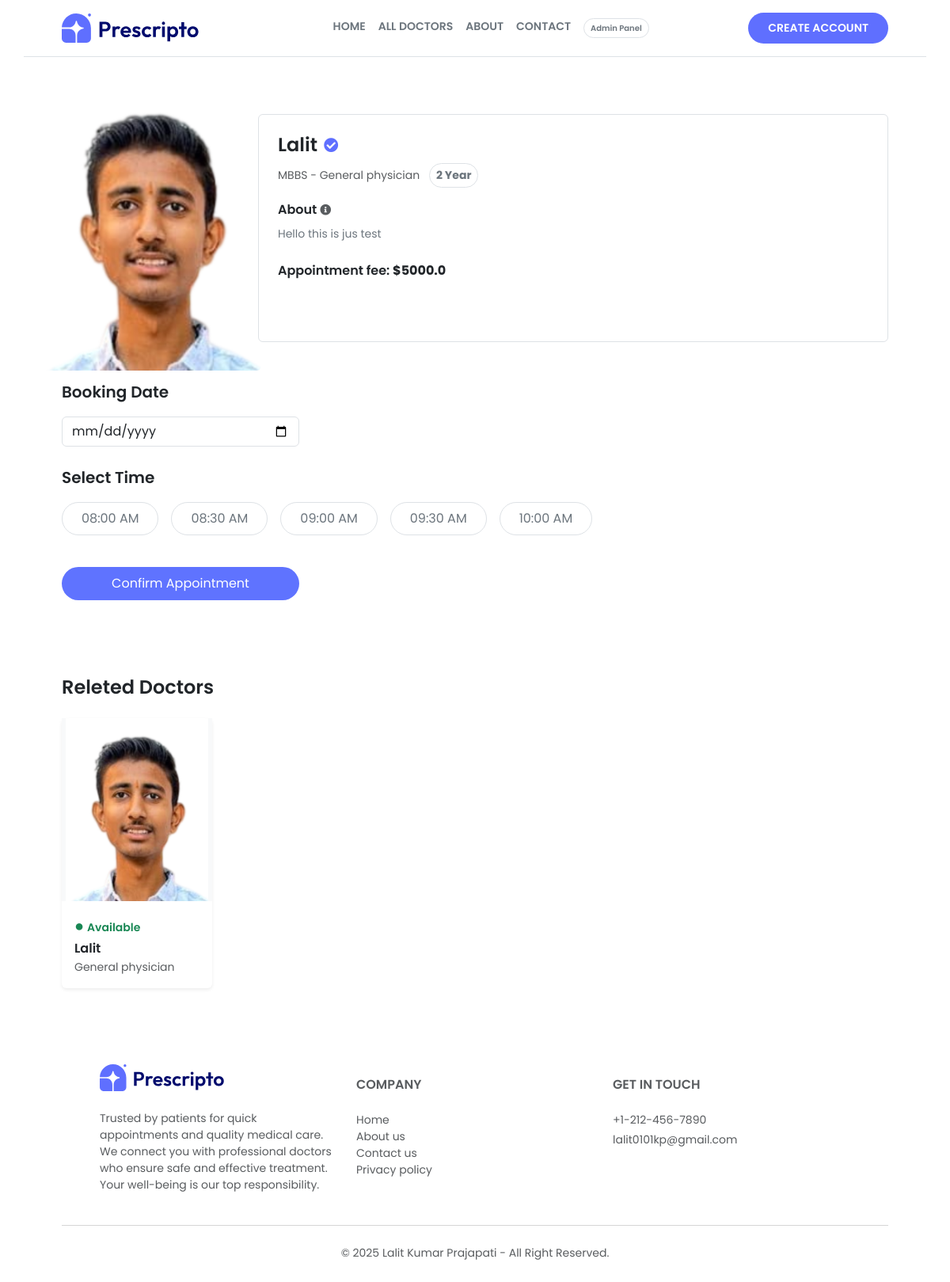
/doctor_info/1/, run on the app's committed database.
### appointment/models.py (models this page shows, shortened)
class Doctor(models.Model):
    image = models.ImageField(upload_to='doctor_image')
    name = models.CharField(max_length=100)
    email = models.EmailField()
    username = models.CharField(max_length=255, unique=True)
    password = models.CharField(max_length=100)
    experience = models.IntegerField()
    fees = models.FloatField()
    category = models.ForeignKey(Category, on_delete=models.CASCADE)
    degree = models.CharField(max_length=50)
    about = models.TextField()
    address = models.TextField()

class Category(models.Model):
    name = models.CharField(max_length=100)
    def __str__(self):
        return self.name

### appointment/views.py (the view)
# urls.py: path('doctor_info/<int:id>/', views.doctor_info, name='doctor_info'),
def doctor_info(request, id):
    doctor = Doctor.objects.get(id=id)
    releted_doctor = Doctor.objects.filter(category=doctor.category)[:10]
    return render(request, 'doctor_info.html', {'doctor': doctor, 'releted_doctor': releted_doctor})

### templates/doctor_info.html (shortened to what this page needs)
{% extends "layout.html" %}
{% load static %}
{% block contant %}
    <section class="mt-4">
        <div class="container p-5">
            <div class="d-flex flex-column flex-md-row gap-4">
                <div class="rounded d-flex align-items-center justify-content-center flex-shrink-0"
                    style="width: 224px; height: 288px;background-color: rgb(95 111 255);" >
                    <img src="{{  doctor.image.url  }}"
                        alt="Doctor" class="rounded" width="280">
                </div>
                <div class="border rounded p-4 flex-fill">
                    <h2 class="h4 fw-semibold text-dark d-flex align-items-center gap-2">
                        {{ doctor.name }}
                        <span  style="color: rgb(95 111 255);" class='small'>
                            <i class="fas fa-check-circle small"></i>
                        </span>
                    </h2>
                    <p class="text-muted small mt-1 mb-3">
                        {{ doctor.degree }} - {{ doctor.category  }}
                        <span class="border rounded-pill px-2 py-1 ms-2 text-secondary fw-bold d-inline-block">{{ doctor.experience }}
                            Year</span>
                    </p>
                    <p class="fw-semibold text-dark d-flex align-items-center gap-1 mb-2">
                        About
                        <i class="fas fa-info-circle text-muted small"></i>
                    </p>
                    <p class="text-secondary small mb-4">
                        {{ doctor.about }}
                    </p>
                    <p class="fw-semibold text-dark">
                        Appointment fee: <span class="fw-bold">${{ doctor.fees }}</span>
                    </p>
                </div>
            </div>
            <form action="{% url 'book_appointment' doctor.id %}" method="POST" id="appointmentForm">
                <div class="mt-5">
                    <p class="fw-semibold text-dark mb-3 fs-5">Booking Date</p>
                    <input type="date" name="date" class="form-control mb-4" required style="max-width: 300px;" />
                    <p class="fw-semibold text-dark mb-3 fs-5">Select Time</p>
                    <div class="d-flex gap-3 mb-4 flex-wrap" id="timeButtons">
                        <button type="button" data-time="08:00" class="btn border rounded-pill px-4 py-2 text-secondary small">08:00 AM</button>
                        <button type="button" data-time="08:30" class="btn border rounded-pill px-4 py-2 text-secondary small">08:30 AM</button>
                        <button type="button" data-time="09:00" class="btn border rounded-pill px-4 py-2 text-secondary small">09:00 AM</button>
                        <button type="button" data-time="09:30" class="btn border rounded-pill px-4 py-2 text-secondary small">09:30 AM</button>
                        <button type="button" data-time="10:00" class="btn border rounded-pill px-4 py-2 text-secondary small">10:00 AM</button>
                    </div>
                    <button type="submit" class="btn text-white w-100 rounded-pill mt-3 py-2 small"
                        style="background-color: #5F73FF; max-width: 300px;">
                        Confirm Appointment
                    </button>
                </div>
            </form>
            <div class='pt-5 mt-5 '>
                <h3 class='fw-semibold text-dark mb-4 fs-4'>Releted Doctors</h3>
                <div class="row row-cols-2 row-cols-sm-5 g-4">
                    {% for doctor in releted_doctor %}
                        <div class="col">
                            <div class="card border-0 rounded shadow-sm card-hover-up">
                                <div class="bg-light d-flex justify-content-center">
                                    <a href="{% url "doctor_info" doctor.id %}">
                                        <img src="{{  doctor.image.url  }}" alt="Doctor" class="img-fluid" style="width: 180px; object-fit: contain;">
                                    </a>
                                </div>
                                <div class="card-body pb-3">
                                    <p class="text-success small fw-semibold mb-1">
                                        <span class="text-success me-1 fs-5">●</span>Available
                                    </p>
                                    <h6 class="card-title fw-semibold mb-1">{{ doctor.name }}</h6>
                                    <p class="text-muted small mb-0">{{ doctor.category }}</p>
                                </div>
                            </div>
                        </div>
                    {% endfor %}
                </div>
            </div>
        </div>
    </section>
{% endblock %}

### templates/layout.html (style rules this page uses)
body { font-family: "Poppins", sans-serif; }
.card-hover-up { transition: transform 0.3s ease; }

### data on the page
Doctor: image (picture), name "Lalit", degree "MBBS", category "General physician", experience "2", about "Hello this is jus test", fees "5000.0"
